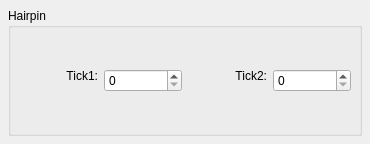
<ui version="4.0" >
 <author></author>
 <comment></comment>
 <exportmacro></exportmacro>
 <class>HairpinBase</class>
 <widget class="QWidget" name="HairpinBase" >
  <property name="geometry" >
   <rect>
    <x>0</x>
    <y>0</y>
    <width>370</width>
    <height>144</height>
   </rect>
  </property>
  <property name="windowTitle" >
   <string>Form</string>
  </property>
  <layout class="QVBoxLayout" >
   <property name="margin" >
    <number>8</number>
   </property>
   <property name="spacing" >
    <number>6</number>
   </property>
   <item>
    <widget class="QGroupBox" name="groupBox" >
     <property name="title" >
      <string>Hairpin</string>
     </property>
     <property name="flat" >
      <bool>true</bool>
     </property>
     <layout class="QVBoxLayout" >
      <property name="margin" >
       <number>8</number>
      </property>
      <property name="spacing" >
       <number>6</number>
      </property>
      <item>
       <layout class="QHBoxLayout" >
        <property name="margin" >
         <number>0</number>
        </property>
        <property name="spacing" >
         <number>6</number>
        </property>
        <item>
         <widget class="QLabel" name="label" >
          <property name="text" >
           <string>Tick1:</string>
          </property>
          <property name="textFormat" >
           <enum>Qt::PlainText</enum>
          </property>
          <property name="alignment" >
           <set>Qt::AlignRight</set>
          </property>
         </widget>
        </item>
        <item>
         <widget class="QSpinBox" name="tick1" >
          <property name="maximum" >
           <number>999999</number>
          </property>
         </widget>
        </item>
        <item>
         <widget class="QLabel" name="label_2" >
          <property name="text" >
           <string>Tick2:</string>
          </property>
          <property name="textFormat" >
           <enum>Qt::PlainText</enum>
          </property>
          <property name="alignment" >
           <set>Qt::AlignRight</set>
          </property>
         </widget>
        </item>
        <item>
         <widget class="QSpinBox" name="tick2" >
          <property name="maximum" >
           <number>999999</number>
          </property>
         </widget>
        </item>
       </layout>
      </item>
     </layout>
    </widget>
   </item>
  </layout>
 </widget>
 <pixmapfunction></pixmapfunction>
 <resources/>
 <connections/>
</ui>
